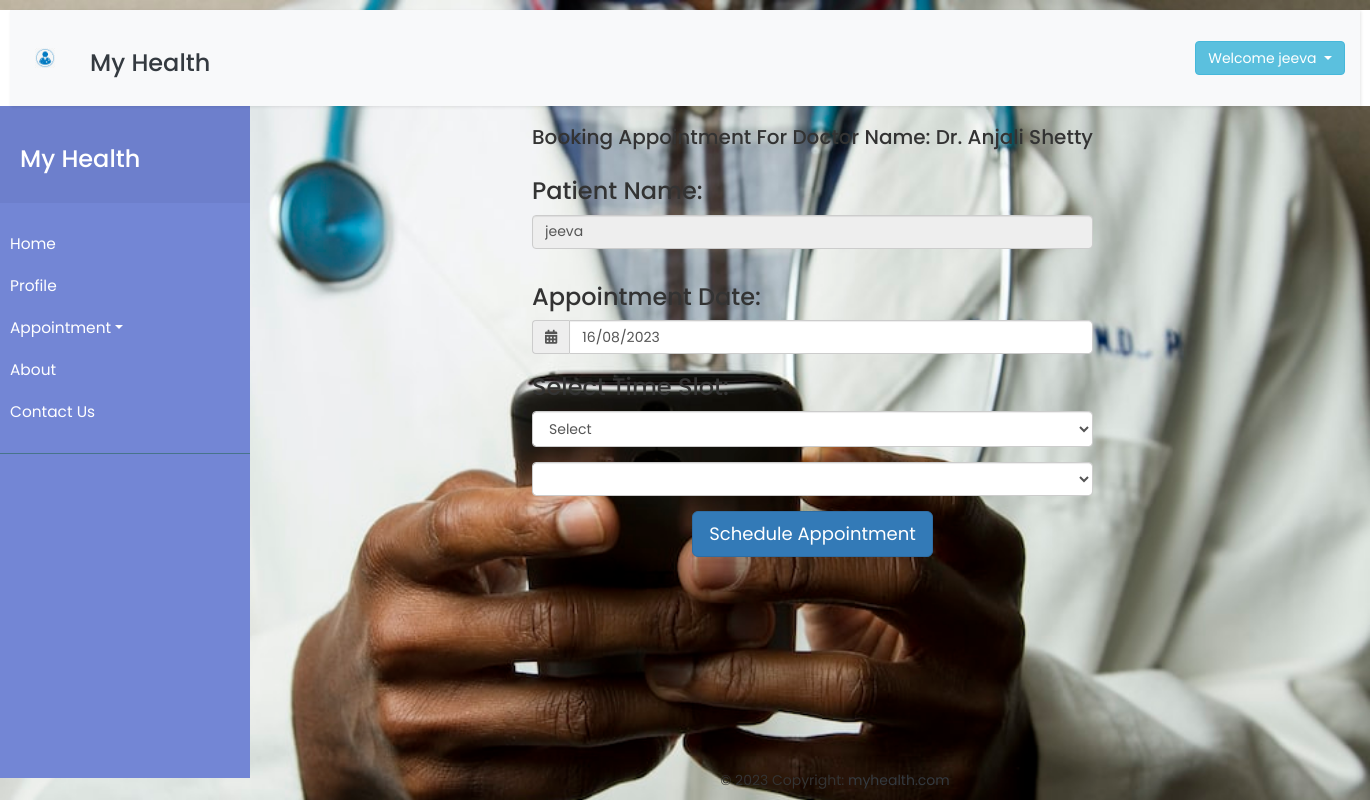
Page /appointment.php?id=1 (signed in) on the committed database.
### tables this page shows
CREATE TABLE IF NOT EXISTS `patient_details` (
  `patient_id` tinyint NOT NULL AUTO_INCREMENT,
  `patient_name` varchar(100) NOT NULL,
  `user_name` varchar(50) NOT NULL,
  `email_id` varchar(150) NOT NULL,
  `dob` varchar(50) NOT NULL,
  `contact_number` varchar(12) NOT NULL,
  `gender` varchar(50) NOT NULL,
  `address` varchar(200) NOT NULL,
  `password` varchar(50) NOT NULL,
  `created_at` timestamp NOT NULL,
  `update_at` timestamp NOT NULL,
  PRIMARY KEY (`patient_id`)
);

CREATE TABLE IF NOT EXISTS `doctor_details` (
  `doctor_id` tinyint NOT NULL AUTO_INCREMENT,
  `doctor_name` varchar(100) NOT NULL,
  `graduation_status` varchar(50) NOT NULL,
  `email_id` varchar(150) NOT NULL,
  `specialist` varchar(100) NOT NULL,
  `fees` varchar(50) NOT NULL,
  `gender` varchar(100) NOT NULL,
  `address` varchar(250) NOT NULL,
  `mobile` varchar(12) NOT NULL,
  `status` varchar(12) NOT NULL,
  `experience` varchar(50) NOT NULL,
  `profile_photo` varchar(100) NOT NULL,
  `created_at` timestamp NOT NULL,
  `update_at` timestamp NOT NULL ON UPDATE CURRENT_TIMESTAMP,
  PRIMARY KEY (`doctor_id`)
);

### admin/db.php (called while the page is built, shortened)
<?php
class database
{
	public function dbConnection()
	{
		$servername = "localhost";
		$username = "root";
		$password = "test";
		$database = "myhealth";
		$conn = new mysqli($servername, $username, $password, $database);
		return $conn;
	}
}
?>

### appointment.php (the view, shortened to what this page needs)
<!doctype html>
<html lang="en">
<head>
<?php include('head.php');?>
  <?php
    if ($_SESSION["username"]) {
  ?>
    <?php include('header.php'); ?>
</head>
<body style="background-image: url('images/doc1.jpg'); background-size: cover;">
  <?php
   include('menu.php'); ?>
            <div id="container" class="container-lg">
    <div class="d-flex justify-content-center">
      <div class="row">
        <form action="appointment_process.php" method="POST">
		<h3 class="text-center" style="font-size: 20px;">Booking Appointment For Doctor Name:<?php echo $doctorName; ?></h3>
          <div class="form-group">
            <label for="name" class="h3">Patient Name:</label>
            <input type="text" class="form-control form-control-lg" id="name" value="<?php echo $patient_name; ?>" name="name" readonly>
          </div>
          <div class="form-group">
            <label class="h3" for="date">Appointment Date:</label>
            <div class="input-group">
              <span class="input-group-addon"><i class="fas fa-calendar-alt"></i></span>
              <input class="form-control form-control-lg" id="date" name="date" placeholder="MM/DD/YYYY" type="text">
            </div>
        <div class="form-group">
    <label for="selectedTime" class="h3">Select Time Slot:</label>
    <select class="form-control form-control-lg h-100" name="selectedTime" id="selectedTime" required>
        <option value="">Select</option>
    </select>
</div>
          <div class="form-group">
            <select class="form-control form-control-lg" name="timeOptions" id="timeOptions"></select>
          </div>
               <div class="container-lg">
  <div class="d-flex justify-content-center">
    <button type="submit" class="btn btn-primary btn-lg">Schedule Appointment</button>
  </div>
</div>
        </form>
      </div>
    </div>
  </div> </div>
<div id="footer" class=" mt-auto fixed-bottom " style="margin-left: 300px;">
            <?php include('footer.php'); ?>
        </div>
	<?php include('appointmentscript.php'); ?>
<?php
  } else {
    header("Location: user_login.php");
    exit();
  }
?>
</body>
</html>

### header.php (shortened to what this page needs)
<?php
include('admin/db.php');
$object = new database();
?>
<div id="header">
    <header class="bg-white text-white">
        <div class="m-3">
            <nav class="navbar navbar-expand-lg navbar-light bg-light">
                <div class="container-fluid">
                    <a href="home.php">
                        <img class="navbar-brand" src="admin/images/logo1.png" width="50" height="50" />
                    </a>
                    <h3 class="text-dark nav-item nav-link active" style="white-space: nowrap;">My Health</h3>
                    <div class="collapse navbar-collapse" id="navbarCollapse">
                        <div class="navbar-nav">
                            <a href="index.php" class="nav-item nav-link active"></a>
                            <div class="row align-items col-md-2">
                                <div class="navbar-nav ms-auto">
                                    <?php
                                    if (isset($_SESSION['username'])) {
                                        $username = $_SESSION['username'];
                                        $query = "SELECT patient_name FROM patient_details WHERE email_id = '$username'";
                                        $result = mysqli_query($object->dbConnection(), $query);
                                        if ($result && mysqli_num_rows($result) > 0) {
                                            $row = mysqli_fetch_assoc($result);
                                            $userName = $row['patient_name'];
                                    ?>
                                    <div class="btn-group" style="margin-left: 950px;">
    <button type="button" class="btn btn-info dropdown-toggle" data-toggle="dropdown" style="white-space: nowrap;">
        Welcome <?php echo $userName; ?>
    </button>
</div>
                                    <?php
                                        }
                                    }
                                    ?>
                                </div>
                            </div>
                        </div>
                    </div>
                </div>
            </nav>
        </div>
    </header>
</div>

### menu.php (style rules this page uses)
body { font-family: 'Poppins', sans-serif; background: #fafafa; }
a, a:hover, a:focus { color: inherit; text-decoration: none; transition: all 0.3s; }
.navbar { padding: 15px 10px; background: #fff; border: none; border-radius: 0; margin-bottom: -10px; box-shadow: 1px 1px 3px rgba(0, 0, 0, 0.1); }

### rows in the picture
patient_details: patient_name "jeeva", name "jeeva"
doctor_details: doctor_name "Dr. Anjali Shetty"
